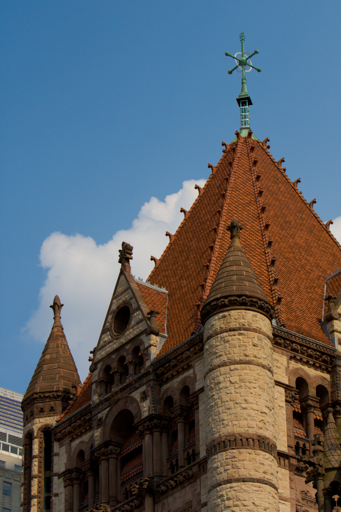
//> input picture detection/sift/cpu/images/input/a1476-IMG_2647.png, 341 x 512 px
$ ./sift_3   (built with g++ and OpenCV 4)
//> lines starting //> are read from the running program, lines starting //| are printed output that depends on the picture; after the words box and inside, x2 and y2 are one past the last pixel; in counts of white or black regions, pixels touching at a corner belong together
//C++
#include <cmath>
#include <chrono>
#include <vector>
#include <iostream>
// Eigen3
#include <Eigen/Core>
#include <Eigen/Dense>
// opencv
#include <opencv2/dnn.hpp>
#include <opencv2/opencv.hpp>


namespace {
    void run(const std::function<void()>& work=[]{}, const std::string message="") {
        auto start = std::chrono::steady_clock::now();
        work();
        auto finish = std::chrono::steady_clock::now();
        auto duration = std::chrono::duration_cast<std::chrono::milliseconds>(finish - start);
        std::cout << message << " " << duration.count() << " ms" <<  std::endl;
    }

    void cv_info(const cv::Mat& one_image) {
        std::cout << "高  :  " << one_image.rows << "\n宽  :  " << one_image.cols << "\n通道 :  " << one_image.channels() << std::endl;
        std::cout << "步长 :  " << one_image.step << std::endl;
    }

    void cv_show(const cv::Mat& one_image, const char* info="") {
        cv::imshow(info, one_image);
        cv::waitKey(0);
        cv::destroyAllWindows();
    }

    bool cv_write(const cv::Mat& source, const std::string save_path) {
        return cv::imwrite(save_path, source, std::vector<int>({cv::IMWRITE_PNG_COMPRESSION, 0}));
    }

    cv::Mat cv_resize(cv::Mat& one_image, const int height, const int width, const int _interpolation=cv::INTER_LINEAR) {
		cv::Mat result;
		cv::resize(one_image, result, cv::Size(width, height), 0, 0, _interpolation);
		return result;
	}

	cv::Mat make_pad(const cv::Mat& one_image, const int pad_H, const int pad_W) {
		cv::Mat padded_image;
		cv::copyMakeBorder(one_image, padded_image, pad_H, pad_H, pad_W, pad_W, cv::BORDER_REPLICATE);
		return padded_image;
	}

	cv::Mat cv_concat(std::vector<cv::Mat> sequence) {
        cv::Mat result;
        cv::hconcat(sequence, result);
        return result;
    }

    inline float __abs(float x) {
        if(x < 0) return -x;
        return x;
    }
}


/*
 * 参考资料
 * 1. https://www.cnblogs.com/ronny/p/4028776.html
 * 2. https://blog.csdn.net/shiyongraow/article/details/78238764
 * 3. https://blog.csdn.net/shiyongraow/article/details/78296710
 * 4. 下一步我可以考虑, 不用那个差分的 sigma, 也不用第一张图, 直接用原图试试, 还有假如我不用 DOG 直接用 LOG 会怎么样
*/
std::vector< std::vector<cv::Mat> > build_DOG_pyramid(
        const cv::Mat& source, const int S=3, const float sigma=1.6, const int min_size=4, const bool use_diff=true, const int upsample=true) {
    // 是否要上采样
    cv::Mat first_image;
    float first_sigma;
    if(upsample) {
        first_sigma = std::sqrt(sigma * sigma - (2 * 0.5) * (2 * 0.5)); // 1.2489995996796799
        cv::resize(source, first_image, {0, 0}, 2, 2, cv::INTER_LINEAR);
    }
    else {
        first_sigma = std::sqrt(sigma * sigma - 0.5 * 0.5);
        first_image = source.clone();
    }
    cv::GaussianBlur(first_image, first_image, {0, 0}, first_sigma, first_sigma); // 滤波核半径就是 sigma 的三倍 + 1
    // 计算有几组图像, 最小分辨率是 4x4
    const int min_length = std::min(first_image.rows, first_image.cols);
    const int octaves_num = std::floor(std::log2(min_length) - min_size) + upsample; // 如果上采样, 做对比
    // 计算任意一组图像的方差序列
    const int images_num = S + 3;
    const float k = std::pow(2, 1.f / S); // 尺度的累乘系数, 每次尺度 *= k, k = 1.25, k^2 = 1.58, 跟 first_sigma = 1.6 十分接近, 大致保持了 k 倍关系
    std::vector<float> sigmas_list(images_num, 0);
    sigmas_list[0] = sigma;
    for(int i = 1; i < images_num; ++i) {
        const float temp = std::pow(k, i - 1) * sigma; // 当前这张图象可以通过第一张图象以 temp 的高斯模糊生成
        sigmas_list[i] = use_diff ? std::sqrt((k * k - 1) * temp * temp) : temp; // 是否用 diff, 使用高斯模糊的半群性质
    }
    // 共 octaves_num 组, 每组有 S + 3 张图像, 对应尺度逐一做高斯模糊
    std::vector< std::vector<cv::Mat> > gaussi_scaled_pyramid;
    cv::Mat cur_scale, temp;
    for(int i = 0;i < octaves_num; ++i) {
        std::vector<cv::Mat> this_octave;
        this_octave.reserve(images_num);
        if(i == 0) cur_scale = first_image.clone(); // 如果是第一组图像的第一张图象, 直接用上采样两倍的那个图像
        else { // 否则, 直接取上一组的倒数第三张图像作为起始图像, 然后下采样为原来的一半, 相当于尺度乘以 2
            const cv::Mat& refer = gaussi_scaled_pyramid[i - 1][(images_num - 1) - 2];
            cv::resize(refer, cur_scale, {refer.cols / 2, refer.rows / 2}, 0, 0, cv::INTER_LINEAR);
        }
        this_octave.emplace_back(cur_scale.clone()); // 起始图像都已经做了高斯模糊了, first_image 和上一组的倒数第三张都做过高斯模糊
        for(int j = 1; j < images_num; ++j) {
            if(use_diff) { // 如果方差用的 diff, 就用上一张图像继续高斯模糊
                cv::GaussianBlur(cur_scale, cur_scale, {0, 0}, sigmas_list[j], sigmas_list[j]);
                this_octave.emplace_back(cur_scale.clone()); // 这里不用 clone() 很坑爹啊
            } else { // 否则直接从这一组的第一张图象, 直接高斯模糊
                 cv::GaussianBlur(cur_scale, temp, {0, 0}, sigmas_list[j], sigmas_list[j]);
                 this_octave.emplace_back(temp.clone());
            }
        }
        gaussi_scaled_pyramid.emplace_back(std::move(this_octave)); // 记录这一组的高斯模糊图像
    }
    // 得到高斯差分金字塔
    std::vector< std::vector<cv::Mat> > DOG_pyramid;
    for(int i = 0;i < octaves_num; ++i) {
        std::vector<cv::Mat> this_octave;
        this_octave.reserve(images_num - 1);
        for(int j = 1;j < images_num; ++j)
            this_octave.emplace_back(gaussi_scaled_pyramid[i][j] - gaussi_scaled_pyramid[i][j - 1]);
        DOG_pyramid.emplace_back(std::move(this_octave));
    }
    return DOG_pyramid;
}


// 判断坐标 j 的点, 其值为 center 是否是上下三层的 3x3x3 的局部极值
inline bool is_local_extremum(const float center, const float* const down, const float* const mid, const float* const up, const int j, const int W) {
    return (center > 0 and center > mid[j - 1] and center > mid[j + 1] and
           center > mid[j - 1 - W] and center > mid[j - W] and center > mid[j + 1 - W] and
           center > mid[j - 1 + W] and center > mid[j + W] and center > mid[j + 1 + W] and
           center > down[j - 1] and center > down[j] and center > down[j + 1] and
           center > down[j - 1 - W] and center > down[j - W] and center > down[j + 1 - W] and
           center > down[j - 1 + W] and center > down[j + W] and center > down[j + 1 + W] and
           center > up[j - 1] and center > up[j] and center > up[j + 1] and
           center > up[j - 1 - W] and center > up[j - W] and center > up[j + 1 - W] and
           center > up[j - 1 + W] and center > up[j + W] and center > up[j + 1 + W])
           or
           (center < 0 and center < mid[j - 1] and center < mid[j + 1] and
           center < mid[j - 1 - W] and center < mid[j - W] and center < mid[j + 1 - W] and
           center < mid[j - 1 + W] and center < mid[j + W] and center < mid[j + 1 + W] and
           center < down[j - 1] and center < down[j] and center < down[j + 1] and
           center < down[j - 1 - W] and center < down[j - W] and center < down[j + 1 - W] and
           center < down[j - 1 + W] and center < down[j + W] and center < down[j + 1 + W] and
           center < up[j - 1] and center < up[j] and center < up[j + 1] and
           center < up[j - 1 - W] and center < up[j - W] and center < up[j + 1 - W] and
           center < up[j - 1 + W] and center < up[j + W] and center < up[j + 1 + W]);
}


struct keypoint_type {
    cv::Point pos; // 位置坐标
    int size;      // 关键点的尺寸
    float response;// 插值之后的 DOG 响应值
    keypoint_type(const int x, const int y, const int _size, const float _response)
        : pos(x, y), size(_size), response(_response) {}
};

std::vector<keypoint_type> sift_detect_keypoints(
        const cv::Mat& _source,
        const int S=3,
        const float sigma=1.6,
        const int min_size=4,
        const int upsample=1,
        const float dog_threshhold=0.1,
        const float gamma=5.0) {
    assert(S > 0 and sigma > 0 and min_size > 2);
    assert(upsample == 0 or upsample == 1);
    // 转化成灰度图, 类型 float
    cv::Mat source;
    if(_source.channels() > 1)
        cv::cvtColor(_source, source, cv::COLOR_BGR2GRAY);
    assert(source.channels() == 1);
    source.convertTo(source, CV_32FC1);
    // 首先构建差分金字塔
    const auto DOG_pyramid = build_DOG_pyramid(source, S, sigma, min_size, upsample);
    // 寻找尺度空间极值 (x, y, sigma)
    const float threshold = std::floor(0.5 * dog_threshhold / S * 255);
    std::vector<keypoint_type> keypoints;
    const int octaves_num = DOG_pyramid.size(); // 几组
    const int images_num = DOG_pyramid[0].size(); // 每组有几张图像
    for(int o = 0;o < octaves_num; ++o) { // 遍历每一组
        for(int s = 1;s < images_num - 1; ++s) { // 从中间的几层图像开始, 所以是 1 ~ images_num - 1
            // 获取上中下三组图像的引用
            const auto& down_image = DOG_pyramid[o][s - 1];
            const auto& mid_image = DOG_pyramid[o][s];
            const auto& up_image = DOG_pyramid[o][s + 1];
            const int H = mid_image.rows, W = mid_image.cols;
            const int H_1 = H - 1, W_1 = W - 1;
            // 遍历每一个点, 判断每个点是不是局部极值
            for(int i = 1;i < H_1; ++i) {
                const float* const down = down_image.ptr<float>() + i * W;
                const float* const mid = mid_image.ptr<float>() + i * W;
                const float* const up = up_image.ptr<float>() + i * W;
                for(int j = 1;j < W_1; ++j) {
                    const float center = mid[j];
                    if(__abs(center) < threshold)  // 去掉一些响应值过小的关键点, 这里的响应值是 DOG 响应值
                        continue;
                    if(is_local_extremum(center, down, mid, up, j, W)) { // 如果是局部极值
                        /*
                        const float temp = std::pow(2, o - 1);
                        const int size = sigma * std::pow(2, s / S)  * temp * 2; // 1.414
                        keypoints.emplace_back(j * temp, i * temp, size, center);
                        continue;
                        */
                        // 做更精准的插值, 找到更好的坐标以及尺度
                        constexpr int max_iters = 5;  // 最多迭代 5 次
                        bool convergence = false; // 是否收敛
                        float response; // 插值之后的响应值极值
                        int i2 = i, j2 = j, s2 = s;  // 注意这里的 i2, j2, s2 是在不断更新的, 相邻三层 down, mid, up 的行指针也要重新赋值
                        float D_xx, D_yy, D_sigma_2, D_xy, D_x_sigma, D_y_sigma;
                        for(int t = 0;t < max_iters; ++t) {
                            // 首先获取新的指针
                            const float* mid2 = mid_image.ptr<float>() + i2 * W;
                            const float* down2 = down_image.ptr<float>() + i2 * W;
                            const float* up2 = up_image.ptr<float>() + i2 * W;
                            // 首先对 i2, j2, s2  这个点局部求一阶导数和二阶海斯矩阵
                            Eigen::Matrix<float, 3, 1> D_x;
                            D_x << 0.5f * (mid2[j2 + 1] - mid2[j2 - 1]), 0.5f * (mid2[j2 + W] - mid2[j2 - W]), 0.5f * (up2[j2] - down2[j2]);
                            Eigen::Matrix<float, 3, 3> DD_x;
                            D_xx = mid2[j2 + 1] + mid2[j2 - 1] - 2 * mid2[j2];
                            D_yy = mid2[j2 + W] + mid2[j2 - W] - 2 * mid2[j2];
                            D_sigma_2 = up2[j2] + down2[j2] - 2 * mid2[j2];
                            D_xy = (mid2[j2 + W + 1] + mid2[j2 - W - 1] - mid2[j2 + W - 1] - mid2[j2 - W + 1]) / 4.f;
                            D_x_sigma = (up2[j2 + 1] + down2[j2 - 1] - up2[j2 - 1] - down2[j2 + 1]) / 4.f;
                            D_y_sigma = (up2[j2 + W] + down2[j2 - W] - up2[j2 - W] - down2[j2 + W]) / 4.f;
                            DD_x << D_xx, D_xy, D_x_sigma,
                                    D_xy, D_yy, D_y_sigma,
                                    D_x_sigma, D_y_sigma, D_sigma_2;
                            // 求极值点的偏移量
                            const Eigen::Matrix<float, 3, 1> offset = - DD_x.inverse() * D_x;
                            // 判断是否收敛
                            if(__abs(offset(0)) < 0.5f and __abs(offset(1)) < 0.5f and __abs(offset(2)) < 0.5f) {
                                response = mid2[j2] + 0.5 * D_x.transpose() * offset; // 更新这个地方的极值
                                if(std::abs(response) > threshold) // 过滤太小的值
                                    convergence = true;
                                break;
                            }
                            // 根据偏移量关键点在尺度空间的位置
                            j2 += int(offset(0));
                            i2 += int(offset(1));
                            s2 += int(offset(2));
                            // 如果越界了, 退出迭代
                            if(s2 < 1 or s2 > images_num - 2 or i2 < 1 or i2 >= H_1 or j2 < 1 or j2 >= W_1)
                                break;
                        }
                        // 如果结果是收敛了
                        if(convergence) {
                            /*
                            const float temp = std::pow(2, o - 1);
                            const int size = sigma * std::pow(2, s2 / S)  * temp * 2;
                            keypoints.emplace_back(j2 * temp, i2 * temp, size, response);
                            continue;
                            */
                            // 继续下一步, 去除边缘响应太强的点
                            const float trace = D_xx + D_yy;
                            const float det = D_xx * D_yy - D_xy * D_xy;
                            if(det > 0 and (trace * trace) / det < (gamma + 1) * (gamma + 1) / gamma) {
                                // 根据极值点 (j2, i2, s2) 恢复到原始分辨率的大小
                                const float temp = std::pow(2, o - 1);
                                const int size = sigma * std::pow(2, s2 / S)  * temp * 2;
                                keypoints.emplace_back(j2 * temp, i2 * temp, size, response);
                            }
                        }
                    }
                }
            }
        }
    }
    return keypoints;
}


int main() {
    std::cout << "opencv  :  " << CV_VERSION << std::endl;
    // 根据图片路径读取图像
    const char* source_path = "./images/input/a1476-IMG_2647.png";
    const auto source_image = cv::imread(source_path);
//> source_image is the input picture: 512 rows x 341 cols, CV_8UC3; mean B, G, R 105, 97.5, 89.6
    assert(not source_image.empty() and "读取图像失败 !");
    // sift 检测关键点
    const auto keypoints = sift_detect_keypoints(source_image);
//> in sift_detect_keypoints, `cv::cvtColor(_source, source, cv::COLOR_BGR2GRAY);`:
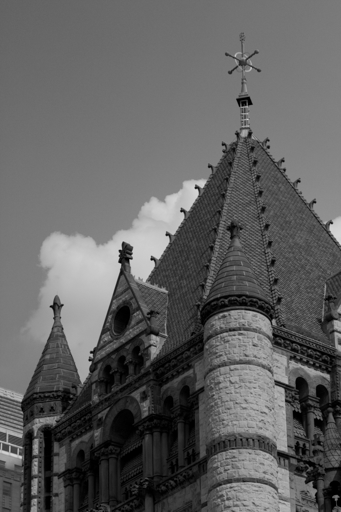
//> source: 512 rows x 341 cols, CV_8UC1; min 0, max 216, mean 96
//> the loop in build_DOG_pyramid, `for(int i = 0;i < octaves_num; ++i)` made 6 passes
//> pass 2, in build_DOG_pyramid, `const cv::Mat& refer = gaussi_scaled_pyramid[i - 1][(images_num - 1) -..`:
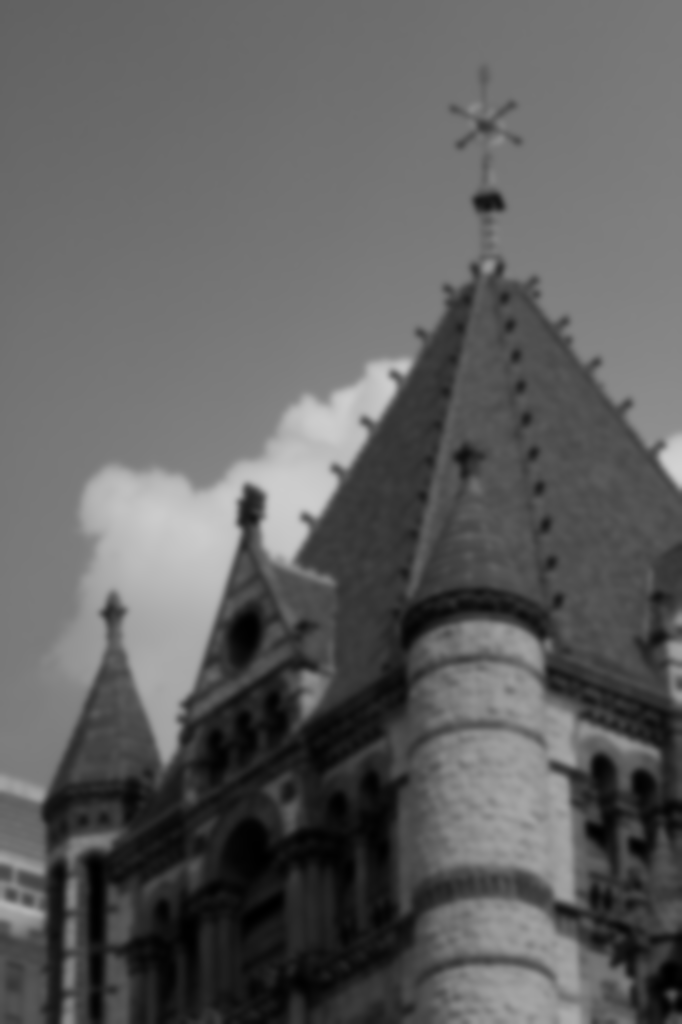
//> refer: 1024 rows x 682 cols, CV_32FC1; min 0.354, max 210.8, mean 96
//> after the loop in build_DOG_pyramid, `for(int i = 0;i < octaves_num; ++i)`:
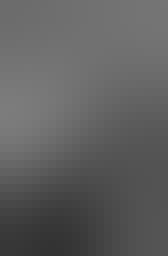
//> cur_scale: 32 rows x 21 cols, CV_32FC1 (shown 8 times larger); min 51.48, max 124.2, mean 95.9
//> in sift_detect_keypoints, `const auto DOG_pyramid = build_DOG_pyramid(source, S, sigma, min_size,..`: DOG_pyramid = 6 items
//> in sift_detect_keypoints, `const int octaves_num = DOG_pyramid.size();`: octaves_num = 6
//> in sift_detect_keypoints, `const int images_num = DOG_pyramid[0].size();`: images_num = 5
//> the loop in sift_detect_keypoints, `for(int o = 0;o < octaves_num; ++o)` made 6 passes
//> after the loop in sift_detect_keypoints, `for(int o = 0;o < octaves_num; ++o)`: keypoints = 545 items
//> keypoints = 545 items
    // 展示与保存
    auto display = source_image.clone();
    for(const auto& point : keypoints)
        cv::circle(display, point.pos, point.size, CV_RGB(0, 255, 0), 1);
//> this loop made 545 passes
//> point.pos on passes 2 to 4: Point(240, 67), Point(258, 70), Point(242, 83)
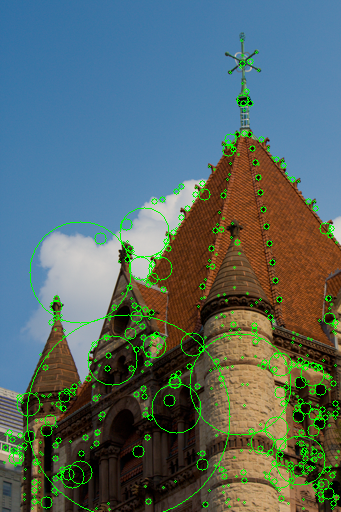
//> display: 512 rows x 341 cols, CV_8UC3; 4.24% of pixels changed, all inside (x1, y1, x2, y2) = (2, 39, 340, 512)
    cv_show(display);
    cv_write(display, "./images/output/keypoints_12_upsample.png");
    return 0;
}

$ run again, with detection/sift/cpu/images/input/a0015-DSC_0081.png copied over detection/sift/cpu/images/input/a1476-IMG_2647.png
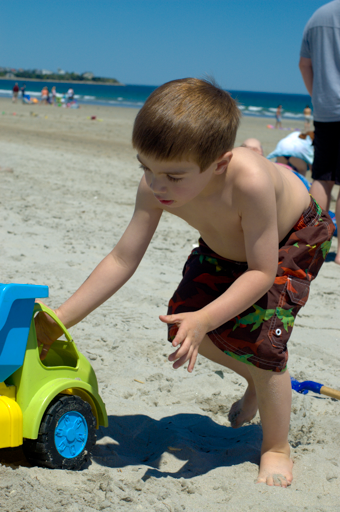
//> input picture detection/sift/cpu/images/input/a0015-DSC_0081.png, 340 x 512 px
//> source_image is the input picture: 512 rows x 340 cols, CV_8UC3; mean B, G, R 124.7, 130.6, 118.3
//> after the loop in build_DOG_pyramid, `for(int i = 0;i < octaves_num; ++i)`:
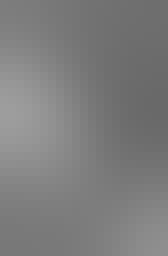
//> cur_scale: 32 rows x 21 cols, CV_32FC1 (shown 8 times larger); min 105.5, max 157.5, mean 125.4
//> DOG_pyramid = 6 items
//> in sift_detect_keypoints, `const int octaves_num = DOG_pyramid.size();`: octaves_num = 6
//> images_num = 5
//> the loop in sift_detect_keypoints, `for(int o = 0;o < octaves_num; ++o)` made 6 passes
//> after the loop in sift_detect_keypoints, `for(int o = 0;o < octaves_num; ++o)`: keypoints = 395 items
//> the loop `for(const auto& point : keypoints)` made 395 passes
//> point.pos on passes 2 to 4: Point(23, 90), Point(50, 94), Point(15, 96)
//> after the loop `for(const auto& point : keypoints)`:
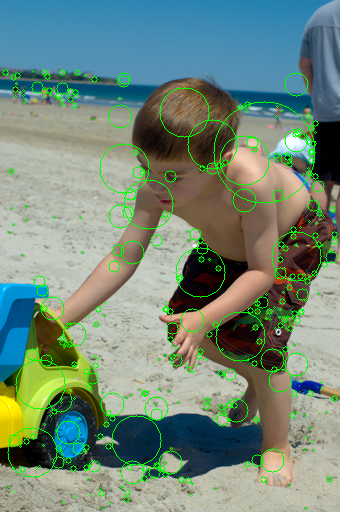
//> display: 512 rows x 340 cols, CV_8UC3; 4.08% of pixels changed, all inside (x1, y1, x2, y2) = (2, 69, 338, 510)

$ run again, with detection/sift/cpu/images/input/a0237-_DSC9985.png copied over detection/sift/cpu/images/input/a1476-IMG_2647.png
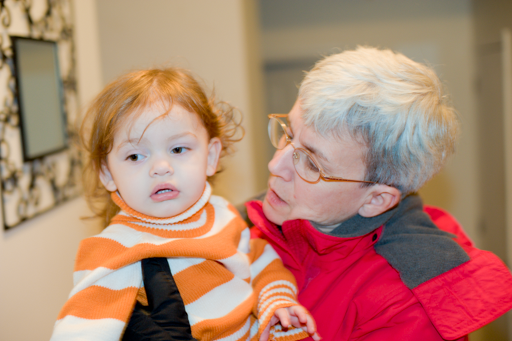
//> input picture detection/sift/cpu/images/input/a0237-_DSC9985.png, 512 x 341 px
//> source_image is the input picture: 341 rows x 512 cols, CV_8UC3; mean B, G, R 112.5, 131, 177.4
//> after the loop in build_DOG_pyramid, `for(int i = 0;i < octaves_num; ++i)`:
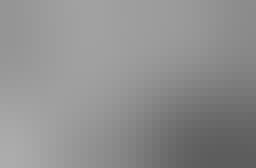
//> cur_scale: 21 rows x 32 cols, CV_32FC1 (shown 8 times larger); min 93.03, max 172.7, mean 143.5
//> DOG_pyramid = 6 items
//> in sift_detect_keypoints, `const int octaves_num = DOG_pyramid.size();`: octaves_num = 6
//> images_num = 5
//> the loop in sift_detect_keypoints, `for(int o = 0;o < octaves_num; ++o)` made 6 passes
//> after the loop in sift_detect_keypoints, `for(int o = 0;o < octaves_num; ++o)`: keypoints = 235 items
//> the loop `for(const auto& point : keypoints)` made 235 passes
//> point.pos on passes 2 to 4: Point(183, 150), Point(312, 155), Point(129, 159)
//> after the loop `for(const auto& point : keypoints)`:
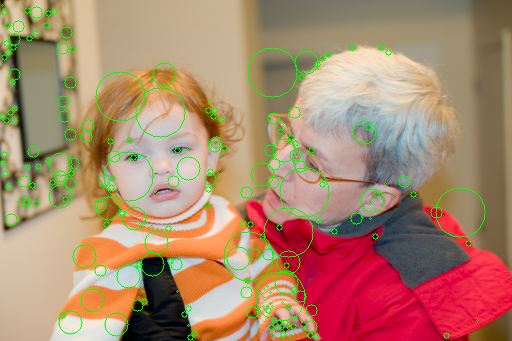
//> display: 341 rows x 512 cols, CV_8UC3; 3.3% of pixels changed, all inside (x1, y1, x2, y2) = (0, 4, 486, 341)

$ run again, with detection/sift/cpu/images/input/a0323-07-06-27-at-13h56m27s-_MG_1782.png copied over detection/sift/cpu/images/input/a1476-IMG_2647.png
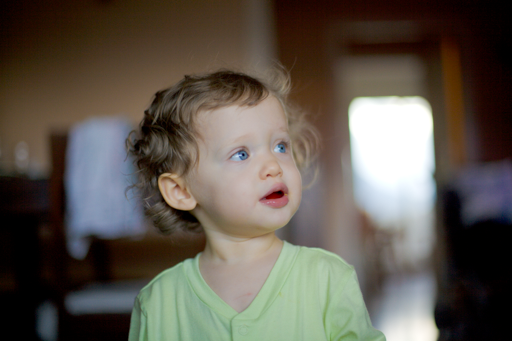
//> input picture detection/sift/cpu/images/input/a0323-07-06-27-at-13h56m27s-_MG_1782.png, 512 x 341 px
//> source_image is the input picture: 341 rows x 512 cols, CV_8UC3; mean B, G, R 78.1, 87.6, 94.9
//> after the loop in build_DOG_pyramid, `for(int i = 0;i < octaves_num; ++i)`:
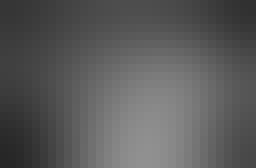
//> cur_scale: 21 rows x 32 cols, CV_32FC1 (shown 8 times larger); min 39.04, max 144.9, mean 90.7
//> DOG_pyramid = 6 items
//> in sift_detect_keypoints, `const int octaves_num = DOG_pyramid.size();`: octaves_num = 6
//> images_num = 5
//> the loop in sift_detect_keypoints, `for(int o = 0;o < octaves_num; ++o)` made 6 passes
//> after the loop in sift_detect_keypoints, `for(int o = 0;o < octaves_num; ++o)`: keypoints = 74 items
//> the loop `for(const auto& point : keypoints)` made 74 passes
//> point.pos on passes 2 to 9: Point(178, 120), Point(142, 152), Point(248, 155), Point(160, 170), Point(268, 175), Point(150, 179), Point(174, 185), Point(185, 189)
//> after the loop `for(const auto& point : keypoints)`:
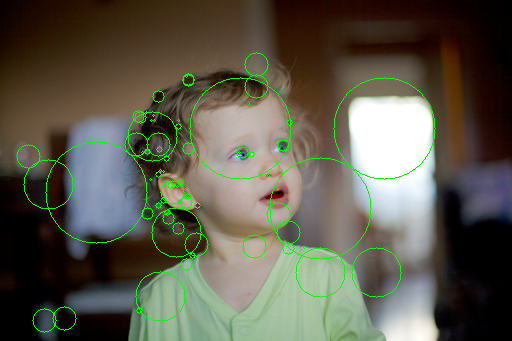
//> display: 341 rows x 512 cols, CV_8UC3; 1.98% of pixels changed, all inside (x1, y1, x2, y2) = (16, 52, 436, 333)
